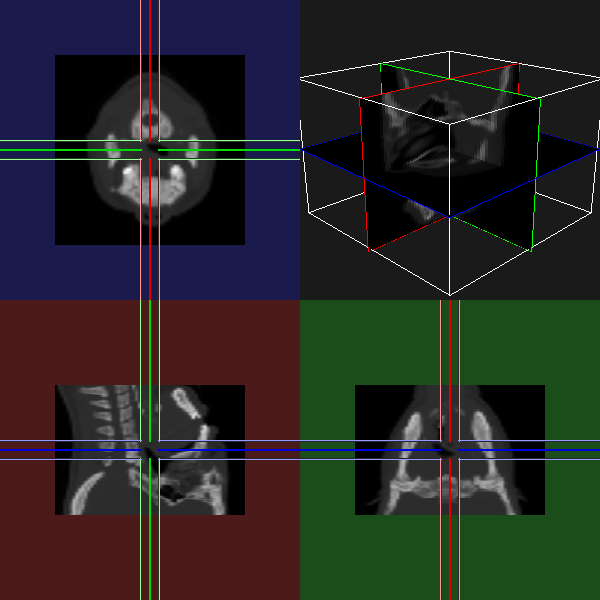

Reproduce this figure in Python.
#!/usr/bin/env python
# Demonstrate vtkResliceCursorWidget with thick line representation in a four-pane layout.

import os

import vtkmodules.vtkInteractionStyle  # noqa: F401
import vtkmodules.vtkRenderingFreeType  # noqa: F401
import vtkmodules.vtkRenderingOpenGL2  # noqa: F401

from vtkmodules.vtkFiltersModeling import vtkOutlineFilter
from vtkmodules.vtkInteractionStyle import vtkInteractorStyleImage
from vtkmodules.vtkInteractionWidgets import (
    vtkImagePlaneWidget,
    vtkResliceCursor,
    vtkResliceCursorThickLineRepresentation,
    vtkResliceCursorWidget,
)
from vtkmodules.vtkIOImage import vtkVolume16Reader
from vtkmodules.vtkRenderingCore import (
    vtkActor,
    vtkCellPicker,
    vtkPolyDataMapper,
    vtkProperty,
    vtkRenderWindow,
    vtkRenderWindowInteractor,
    vtkRenderer,
)

# Load headsq/quarter volume data.
data_dir = os.environ.get("VPE_DATA_DIR", os.path.dirname(os.path.abspath(__file__)))
file_prefix = os.path.join(data_dir, "headsq", "quarter")

reader = vtkVolume16Reader()
reader.SetDataDimensions(64, 64)
reader.SetDataByteOrderToLittleEndian()
reader.SetImageRange(1, 93)
reader.SetDataSpacing(3.2, 3.2, 1.5)
reader.SetFilePrefix(file_prefix)
reader.SetDataMask(0x7FFF)
reader.Update()

# Outline of the volume.
outline = vtkOutlineFilter()
outline.SetInputConnection(reader.GetOutputPort())

outline_mapper = vtkPolyDataMapper()
outline_mapper.SetInputConnection(outline.GetOutputPort())

outline_actor = vtkActor()
outline_actor.SetMapper(outline_mapper)

# Renderers
renderer_x = vtkRenderer()
renderer_x.SetBackground(0.3, 0.1, 0.1)
renderer_x.SetViewport(0, 0, 0.5, 0.5)

renderer_y = vtkRenderer()
renderer_y.SetBackground(0.1, 0.3, 0.1)
renderer_y.SetViewport(0.5, 0, 1, 0.5)

renderer_z = vtkRenderer()
renderer_z.SetBackground(0.1, 0.1, 0.3)
renderer_z.SetViewport(0, 0.5, 0.5, 1)

renderer_3d = vtkRenderer()
renderer_3d.AddActor(outline_actor)
renderer_3d.SetBackground(0.1, 0.1, 0.1)
renderer_3d.SetViewport(0.5, 0.5, 1, 1)

# Render window
render_window = vtkRenderWindow()
render_window.AddRenderer(renderer_x)
render_window.AddRenderer(renderer_y)
render_window.AddRenderer(renderer_z)
render_window.AddRenderer(renderer_3d)
render_window.SetWindowName("reslice cursor thick four pane")
render_window.SetMultiSamples(0)
render_window.SetSize(600, 600)

# Interactor
interactor = vtkRenderWindowInteractor()
interactor.SetRenderWindow(render_window)

# Cell picker for the image plane widgets.
picker = vtkCellPicker()
picker.SetTolerance(0.005)

ipw_prop = vtkProperty()

# Image plane widgets (X, Y, Z).
image_dims = reader.GetOutput().GetDimensions()

plane_widget_x = vtkImagePlaneWidget()
plane_widget_x.SetInteractor(interactor)
plane_widget_x.SetPicker(picker)
plane_widget_x.RestrictPlaneToVolumeOn()
plane_widget_x.GetPlaneProperty().SetColor(1, 0, 0)
plane_widget_x.SetTexturePlaneProperty(ipw_prop)
plane_widget_x.TextureInterpolateOff()
plane_widget_x.SetResliceInterpolateToLinear()
plane_widget_x.SetInputConnection(reader.GetOutputPort())
plane_widget_x.SetPlaneOrientation(0)
plane_widget_x.SetSliceIndex(image_dims[0] // 2)
plane_widget_x.DisplayTextOn()
plane_widget_x.SetDefaultRenderer(renderer_3d)
plane_widget_x.SetWindowLevel(1358, -27)
plane_widget_x.On()
plane_widget_x.InteractionOn()

plane_widget_y = vtkImagePlaneWidget()
plane_widget_y.SetInteractor(interactor)
plane_widget_y.SetPicker(picker)
plane_widget_y.RestrictPlaneToVolumeOn()
plane_widget_y.GetPlaneProperty().SetColor(0, 1, 0)
plane_widget_y.SetTexturePlaneProperty(ipw_prop)
plane_widget_y.TextureInterpolateOff()
plane_widget_y.SetResliceInterpolateToLinear()
plane_widget_y.SetInputConnection(reader.GetOutputPort())
plane_widget_y.SetPlaneOrientation(1)
plane_widget_y.SetSliceIndex(image_dims[1] // 2)
plane_widget_y.DisplayTextOn()
plane_widget_y.SetDefaultRenderer(renderer_3d)
plane_widget_y.SetWindowLevel(1358, -27)
plane_widget_y.On()
plane_widget_y.InteractionOn()

plane_widget_z = vtkImagePlaneWidget()
plane_widget_z.SetInteractor(interactor)
plane_widget_z.SetPicker(picker)
plane_widget_z.RestrictPlaneToVolumeOn()
plane_widget_z.GetPlaneProperty().SetColor(0, 0, 1)
plane_widget_z.SetTexturePlaneProperty(ipw_prop)
plane_widget_z.TextureInterpolateOff()
plane_widget_z.SetResliceInterpolateToLinear()
plane_widget_z.SetInputConnection(reader.GetOutputPort())
plane_widget_z.SetPlaneOrientation(2)
plane_widget_z.SetSliceIndex(image_dims[2] // 2)
plane_widget_z.DisplayTextOn()
plane_widget_z.SetDefaultRenderer(renderer_3d)
plane_widget_z.SetWindowLevel(1358, -27)
plane_widget_z.On()
plane_widget_z.InteractionOn()

plane_widget_y.SetLookupTable(plane_widget_x.GetLookupTable())
plane_widget_z.SetLookupTable(plane_widget_x.GetLookupTable())

plane_widgets = [plane_widget_x, plane_widget_y, plane_widget_z]

# Reslice cursor with thick mode enabled.
reslice_cursor = vtkResliceCursor()
reslice_cursor.SetCenter(reader.GetOutput().GetCenter())
reslice_cursor.SetThickMode(1)
reslice_cursor.SetThickness(10, 10, 10)
reslice_cursor.SetImage(reader.GetOutput())

scalar_range = reader.GetOutput().GetScalarRange()
min_val = scalar_range[0]
window_level_width = scalar_range[1] - scalar_range[0]
window_level_center = (scalar_range[0] + scalar_range[1]) / 2.0

# Reslice cursor widget X
reslice_widget_x = vtkResliceCursorWidget()
reslice_widget_x.SetInteractor(interactor)

reslice_rep_x = vtkResliceCursorThickLineRepresentation()
reslice_widget_x.SetRepresentation(reslice_rep_x)
reslice_rep_x.GetResliceCursorActor().GetCursorAlgorithm().SetResliceCursor(reslice_cursor)
reslice_rep_x.GetResliceCursorActor().GetCursorAlgorithm().SetReslicePlaneNormal(0)

reslice_x = reslice_rep_x.GetReslice()
if reslice_x and reslice_x.IsA("vtkImageReslice"):
    reslice_x.SetBackgroundColor(min_val, min_val, min_val, min_val)

reslice_widget_x.SetDefaultRenderer(renderer_x)
reslice_widget_x.SetEnabled(1)

renderer_x.GetActiveCamera().SetFocalPoint(0, 0, 0)
renderer_x.GetActiveCamera().SetPosition(1, 0, 0)
renderer_x.GetActiveCamera().ParallelProjectionOn()
renderer_x.GetActiveCamera().SetViewUp(0, 0, -1)
renderer_x.ResetCamera()

reslice_rep_x.SetWindowLevel(window_level_width, window_level_center)
plane_widget_x.SetWindowLevel(window_level_width, window_level_center)

plane_widget_x.GetColorMap().SetLookupTable(reslice_rep_x.GetLookupTable())

reslice_rep_x.GetResliceCursorActor().GetCenterlineProperty(0).SetRepresentationToWireframe()
reslice_rep_x.GetResliceCursorActor().GetCenterlineProperty(0).RenderLinesAsTubesOn()
reslice_rep_x.GetResliceCursorActor().GetCenterlineProperty(0).SetLineWidth(2)
reslice_rep_x.GetResliceCursorActor().GetCenterlineProperty(1).SetRepresentationToWireframe()
reslice_rep_x.GetResliceCursorActor().GetCenterlineProperty(1).RenderLinesAsTubesOn()
reslice_rep_x.GetResliceCursorActor().GetCenterlineProperty(1).SetLineWidth(2)
reslice_rep_x.GetResliceCursorActor().GetCenterlineProperty(2).SetRepresentationToWireframe()
reslice_rep_x.GetResliceCursorActor().GetCenterlineProperty(2).RenderLinesAsTubesOn()
reslice_rep_x.GetResliceCursorActor().GetCenterlineProperty(2).SetLineWidth(2)
reslice_rep_x.GetResliceCursorActor().GetThickSlabProperty(0).SetRepresentationToWireframe()
reslice_rep_x.GetResliceCursorActor().GetThickSlabProperty(0).RenderLinesAsTubesOn()
reslice_rep_x.GetResliceCursorActor().GetThickSlabProperty(0).SetLineWidth(2)
reslice_rep_x.GetResliceCursorActor().GetThickSlabProperty(1).SetRepresentationToWireframe()
reslice_rep_x.GetResliceCursorActor().GetThickSlabProperty(1).RenderLinesAsTubesOn()
reslice_rep_x.GetResliceCursorActor().GetThickSlabProperty(1).SetLineWidth(2)
reslice_rep_x.GetResliceCursorActor().GetThickSlabProperty(2).SetRepresentationToWireframe()
reslice_rep_x.GetResliceCursorActor().GetThickSlabProperty(2).RenderLinesAsTubesOn()
reslice_rep_x.GetResliceCursorActor().GetThickSlabProperty(2).SetLineWidth(2)

# Reslice cursor widget Y
reslice_widget_y = vtkResliceCursorWidget()
reslice_widget_y.SetInteractor(interactor)

reslice_rep_y = vtkResliceCursorThickLineRepresentation()
reslice_widget_y.SetRepresentation(reslice_rep_y)
reslice_rep_y.GetResliceCursorActor().GetCursorAlgorithm().SetResliceCursor(reslice_cursor)
reslice_rep_y.GetResliceCursorActor().GetCursorAlgorithm().SetReslicePlaneNormal(1)

reslice_y = reslice_rep_y.GetReslice()
if reslice_y and reslice_y.IsA("vtkImageReslice"):
    reslice_y.SetBackgroundColor(min_val, min_val, min_val, min_val)

reslice_widget_y.SetDefaultRenderer(renderer_y)
reslice_widget_y.SetEnabled(1)

renderer_y.GetActiveCamera().SetFocalPoint(0, 0, 0)
renderer_y.GetActiveCamera().SetPosition(0, 1, 0)
renderer_y.GetActiveCamera().ParallelProjectionOn()
renderer_y.GetActiveCamera().SetViewUp(0, 0, 1)
renderer_y.ResetCamera()

reslice_rep_y.SetWindowLevel(window_level_width, window_level_center)
plane_widget_y.SetWindowLevel(window_level_width, window_level_center)

reslice_rep_y.SetLookupTable(reslice_rep_x.GetLookupTable())
plane_widget_y.GetColorMap().SetLookupTable(reslice_rep_x.GetLookupTable())

reslice_rep_y.GetResliceCursorActor().GetCenterlineProperty(0).SetRepresentationToWireframe()
reslice_rep_y.GetResliceCursorActor().GetCenterlineProperty(0).RenderLinesAsTubesOn()
reslice_rep_y.GetResliceCursorActor().GetCenterlineProperty(0).SetLineWidth(2)
reslice_rep_y.GetResliceCursorActor().GetCenterlineProperty(1).SetRepresentationToWireframe()
reslice_rep_y.GetResliceCursorActor().GetCenterlineProperty(1).RenderLinesAsTubesOn()
reslice_rep_y.GetResliceCursorActor().GetCenterlineProperty(1).SetLineWidth(2)
reslice_rep_y.GetResliceCursorActor().GetCenterlineProperty(2).SetRepresentationToWireframe()
reslice_rep_y.GetResliceCursorActor().GetCenterlineProperty(2).RenderLinesAsTubesOn()
reslice_rep_y.GetResliceCursorActor().GetCenterlineProperty(2).SetLineWidth(2)
reslice_rep_y.GetResliceCursorActor().GetThickSlabProperty(0).SetRepresentationToWireframe()
reslice_rep_y.GetResliceCursorActor().GetThickSlabProperty(0).RenderLinesAsTubesOn()
reslice_rep_y.GetResliceCursorActor().GetThickSlabProperty(0).SetLineWidth(2)
reslice_rep_y.GetResliceCursorActor().GetThickSlabProperty(1).SetRepresentationToWireframe()
reslice_rep_y.GetResliceCursorActor().GetThickSlabProperty(1).RenderLinesAsTubesOn()
reslice_rep_y.GetResliceCursorActor().GetThickSlabProperty(1).SetLineWidth(2)
reslice_rep_y.GetResliceCursorActor().GetThickSlabProperty(2).SetRepresentationToWireframe()
reslice_rep_y.GetResliceCursorActor().GetThickSlabProperty(2).RenderLinesAsTubesOn()
reslice_rep_y.GetResliceCursorActor().GetThickSlabProperty(2).SetLineWidth(2)

# Reslice cursor widget Z
reslice_widget_z = vtkResliceCursorWidget()
reslice_widget_z.SetInteractor(interactor)

reslice_rep_z = vtkResliceCursorThickLineRepresentation()
reslice_widget_z.SetRepresentation(reslice_rep_z)
reslice_rep_z.GetResliceCursorActor().GetCursorAlgorithm().SetResliceCursor(reslice_cursor)
reslice_rep_z.GetResliceCursorActor().GetCursorAlgorithm().SetReslicePlaneNormal(2)

reslice_z = reslice_rep_z.GetReslice()
if reslice_z and reslice_z.IsA("vtkImageReslice"):
    reslice_z.SetBackgroundColor(min_val, min_val, min_val, min_val)

reslice_widget_z.SetDefaultRenderer(renderer_z)
reslice_widget_z.SetEnabled(1)

renderer_z.GetActiveCamera().SetFocalPoint(0, 0, 0)
renderer_z.GetActiveCamera().SetPosition(0, 0, 1)
renderer_z.GetActiveCamera().ParallelProjectionOn()
renderer_z.GetActiveCamera().SetViewUp(0, 1, 0)
renderer_z.ResetCamera()

reslice_rep_z.SetWindowLevel(window_level_width, window_level_center)
plane_widget_z.SetWindowLevel(window_level_width, window_level_center)

reslice_rep_z.SetLookupTable(reslice_rep_x.GetLookupTable())
plane_widget_z.GetColorMap().SetLookupTable(reslice_rep_x.GetLookupTable())

reslice_rep_z.GetResliceCursorActor().GetCenterlineProperty(0).SetRepresentationToWireframe()
reslice_rep_z.GetResliceCursorActor().GetCenterlineProperty(0).RenderLinesAsTubesOn()
reslice_rep_z.GetResliceCursorActor().GetCenterlineProperty(0).SetLineWidth(2)
reslice_rep_z.GetResliceCursorActor().GetCenterlineProperty(1).SetRepresentationToWireframe()
reslice_rep_z.GetResliceCursorActor().GetCenterlineProperty(1).RenderLinesAsTubesOn()
reslice_rep_z.GetResliceCursorActor().GetCenterlineProperty(1).SetLineWidth(2)
reslice_rep_z.GetResliceCursorActor().GetCenterlineProperty(2).SetRepresentationToWireframe()
reslice_rep_z.GetResliceCursorActor().GetCenterlineProperty(2).RenderLinesAsTubesOn()
reslice_rep_z.GetResliceCursorActor().GetCenterlineProperty(2).SetLineWidth(2)
reslice_rep_z.GetResliceCursorActor().GetThickSlabProperty(0).SetRepresentationToWireframe()
reslice_rep_z.GetResliceCursorActor().GetThickSlabProperty(0).RenderLinesAsTubesOn()
reslice_rep_z.GetResliceCursorActor().GetThickSlabProperty(0).SetLineWidth(2)
reslice_rep_z.GetResliceCursorActor().GetThickSlabProperty(1).SetRepresentationToWireframe()
reslice_rep_z.GetResliceCursorActor().GetThickSlabProperty(1).RenderLinesAsTubesOn()
reslice_rep_z.GetResliceCursorActor().GetThickSlabProperty(1).SetLineWidth(2)
reslice_rep_z.GetResliceCursorActor().GetThickSlabProperty(2).SetRepresentationToWireframe()
reslice_rep_z.GetResliceCursorActor().GetThickSlabProperty(2).RenderLinesAsTubesOn()
reslice_rep_z.GetResliceCursorActor().GetThickSlabProperty(2).SetLineWidth(2)

reslice_cursor_widgets = [reslice_widget_x, reslice_widget_y, reslice_widget_z]


# Callback to tie reslice cursor and image plane widgets together.
def reslice_callback(caller, event):
    ipw = None
    for i in range(3):
        if caller is plane_widgets[i]:
            ipw = caller
            break

    if ipw is not None:
        wl = ipw.GetWindowLevel()
        for i in range(3):
            if plane_widgets[i] is not ipw:
                plane_widgets[i].SetWindowLevel(wl[0], wl[1], 1)

    rcw_caller = None
    for i in range(3):
        if caller is reslice_cursor_widgets[i]:
            rcw_caller = caller
            break

    if rcw_caller is not None:
        callback_rep = rcw_caller.GetRepresentation()
        rc = callback_rep.GetResliceCursorActor().GetCursorAlgorithm().GetResliceCursor()
        for i in range(3):
            ps = plane_widgets[i].GetPolyDataAlgorithm()
            ps.SetNormal(rc.GetPlane(i).GetNormal())
            ps.SetCenter(rc.GetPlane(i).GetOrigin())
            plane_widgets[i].UpdatePlacement()

    reslice_widget_x.Render()


reslice_widget_x.AddObserver(
    vtkResliceCursorWidget.ResliceAxesChangedEvent, reslice_callback
)
reslice_widget_y.AddObserver(
    vtkResliceCursorWidget.ResliceAxesChangedEvent, reslice_callback
)
reslice_widget_z.AddObserver(
    vtkResliceCursorWidget.ResliceAxesChangedEvent, reslice_callback
)

# Scene
render_window.Render()

renderer_3d.GetActiveCamera().Elevation(110)
renderer_3d.GetActiveCamera().SetViewUp(0, 0, -1)
renderer_3d.GetActiveCamera().Azimuth(45)
renderer_3d.GetActiveCamera().Dolly(1.15)
renderer_3d.ResetCameraClippingRange()

style = vtkInteractorStyleImage()
interactor.SetInteractorStyle(style)

interactor.Initialize()
interactor.Start()
